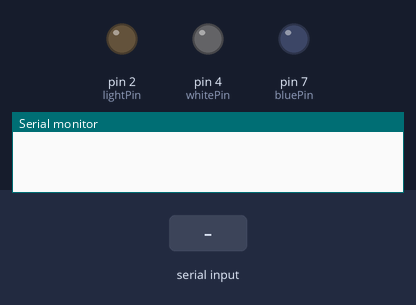
The sketch below on a simulated Arduino Uno, built with avr-gcc and run on an emulated ATmega328P. Parts: output pins drawn as LEDs (lit = HIGH), the last lines printed to the serial monitor. Inputs (shaded band) come from the test bench.

Above: at 1.2 s.
1.3 s: "g" received over Serial
At 1.8 s:
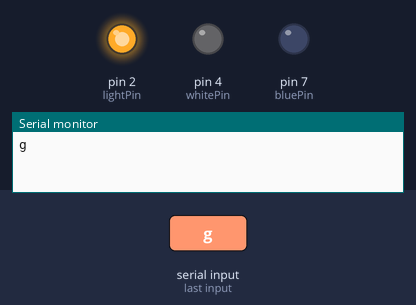
2.8 s: "w" received over Serial
At 4.0 s:
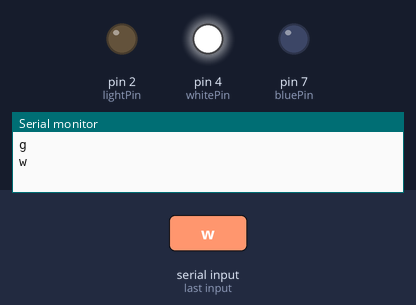
4.3 s: "b" received over Serial
At 5.3 s:
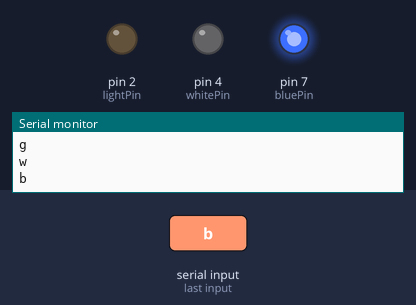
Timing chart, 0 to 7.3 s (numbered marks = the images above; inputs shaded):
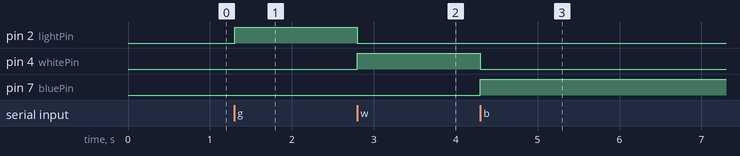

Measured:
- after the input at 1.3 s, pin 2 (lightPin): LOW → HIGH at once
- after the input at 2.8 s, pin 2 (lightPin): HIGH → LOW at once; pin 4 (whitePin): LOW → HIGH at once
- after the input at 4.3 s, pin 4 (whitePin): HIGH → LOW at once; pin 7 (bluePin): LOW → HIGH at once

The sketch:

sketch_jul26a.ino
```cpp
int lightPin = 2;
int whitePin = 4;
int bluePin = 7;

void setup()
{
  pinMode(lightPin, OUTPUT);
  pinMode(whitePin, OUTPUT);
  pinMode(bluePin, OUTPUT);

  Serial.begin(9600);
}

void loop() {

  if (Serial.available() > 0) {

    String receivedString = "";

    while (Serial.available() > 0) {
      receivedString += char(Serial.read ());
    }

    Serial.println(receivedString);

    if(receivedString == "g"){
      digitalWrite(lightPin,HIGH);
      digitalWrite(whitePin,LOW);
      digitalWrite(bluePin,LOW);
    }else if(receivedString =="w"){
      digitalWrite(whitePin,HIGH);
      digitalWrite(bluePin,LOW);
      digitalWrite(lightPin,LOW);
    }else if (receivedString =="b"){
      digitalWrite(bluePin,HIGH);
      digitalWrite(whitePin,LOW);
      digitalWrite(lightPin,LOW);
  }else{
      digitalWrite(bluePin,LOW);
      digitalWrite(whitePin,LOW);
      digitalWrite(lightPin,LOW);
  }

  }
}
```
